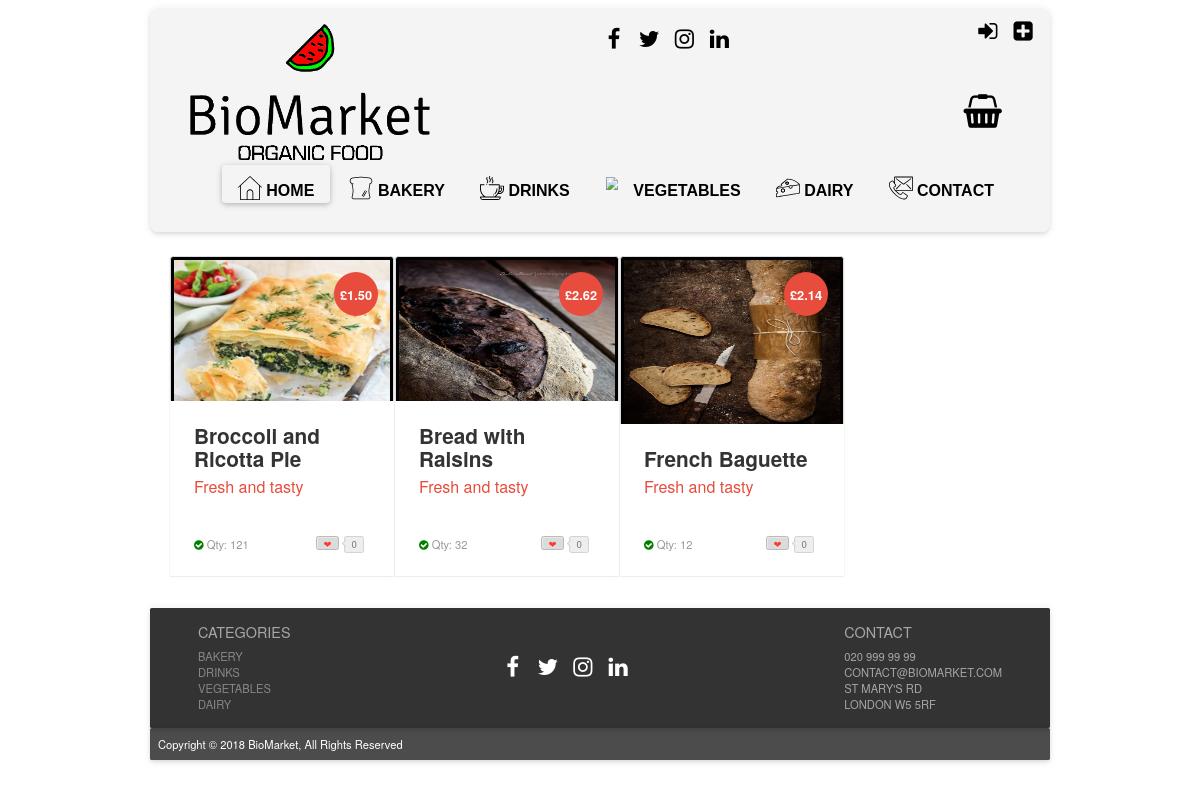
Page /?page=products_bakery on the earlier database version.
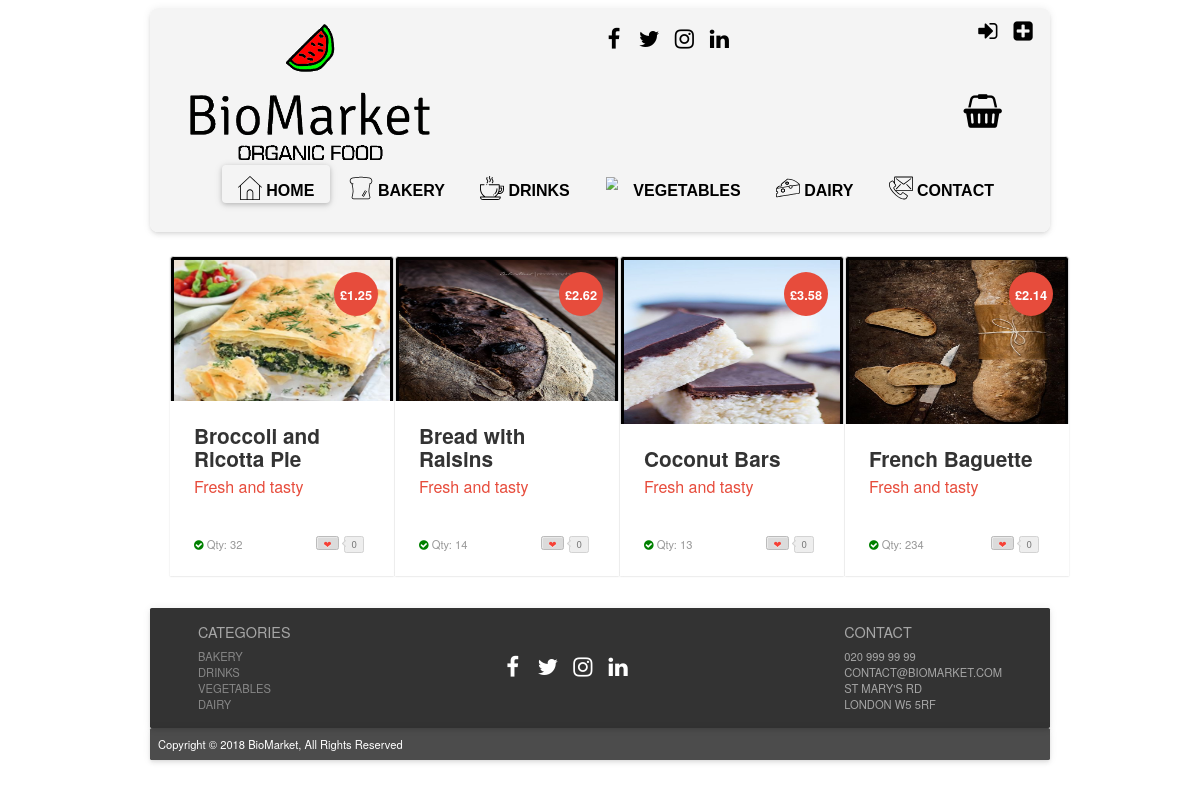
Same page on the later database version.
### tables this page shows
CREATE TABLE IF NOT EXISTS `products` (
  `prod_id` int(11) NOT NULL AUTO_INCREMENT,
  `prod_name` varchar(50) NOT NULL,
  `price` decimal(5,2) NOT NULL,
  `sup_id` int(11) NOT NULL,
  `prod_dsc` varchar(255) NOT NULL,
  `prod_img` text NOT NULL,
  `cat_id` int(11) NOT NULL,
  `sto_qty` int(8) NOT NULL,
  PRIMARY KEY (`prod_id`),
  KEY `sup_id` (`sup_id`),
  KEY `cat_id` (`cat_id`)
);

### index.php (called while the page is built, shortened)
<?php
include "php/config.php";
$page = "home";
if (isset($_GET["page"])) {
    $page = basename($_GET["page"]);
}
if (file_exists("php/".$page.".php")) {
    include "php/".$page.".php";
}
include "layout.php";

### php/config.php (called while the page is built, shortened)
<?php
function is_logged_in()
{
    return isset($_SESSION["logged_in"]) && ($_SESSION["logged_in"] == true);
}
function get_user_level()
{
    $level = "VISITOR";
    return $level;
}

### php/products_bakery.php (the view, shortened to what this page needs)
<!DOCTYPE html>
<html lang="en">
<?php
$userlevel = get_user_level();
?>
    <head>
        <link rel="stylesheet prefetch" href="css/__codepen_io_andytran_pen.css">
        <link rel="stylesheet" href="css/stylelogin.css">
        <link rel="stylesheet" href="css/product_card_style.css">
    </head>
    <body>
    <div class="product-card">
 <?php
     $search = "SELECT * FROM products WHERE cat_id = '1' ORDER BY prod_id ASC";
    $result = mysqli_query($mysqli, $search);
    while ($row = mysqli_fetch_assoc($result))
    {
      if (!$row["sto_qty"] <= 0) {
        if ($userlevel == "MEMBER")
        {
 ?>
        <div class="container">
            <div class="column">
                <div class="post-module">
                    <div class="thumbnail">
                        <div class="discount">
                            <div class="deal">&pound<?php echo $row["price"]?></div>
                        </div><img alt="product example" src="<?php echo $row["prod_img"]?>">
                    </div>
                    <div class="post-content">
                        <div class="category">
<?php
                    print '<div class="toCard"><a href="?page=product_page&prod_id=' . $row["prod_id"] . '&action=add_to_basket">Add to Basket</a>
                    </div> ';
?>
                        </div>
                        <h1 class="title"><?php echo $row["prod_name"]?></h1>
                        <h2 class="sub_title">Fresh and tasty</h2>
                        <p class="description"><?php echo $row["prod_dsc"]?>
                        <div class="post-meta">
                            <span class="showStock"><i class="fa fa-check-circle"></i>
                           <a>Qty: <?php echo $row["sto_qty"]?></a></span><a href="#" title="Love it" class="btn btn-counter" data-count="0"><span>&#x2764;</span></a></div>
                    </div>
                </div>
            </div>
       </div>
<?php
      }
      else {
?>
       <div class="container">
            <div class="column">
                <div class="post-module">
                    <div class="thumbnail">
                        <div class="discount">
                            <div class="deal">&pound<?php echo $row["price"]?></div>
                        </div><img alt="product example" src="<?php echo $row["prod_img"]?>">
                    </div>
                    <div class="post-content">
                        <h1 class="title"><?php echo $row["prod_name"]?></h1>
                        <h2 class="sub_title">Fresh and tasty</h2>
                        <p class="description"><?php echo $row["prod_dsc"]?>
                        <div class="post-meta">
                            <span class="showStock"><i class="fa fa-check-circle"></i>
                           <a>Qty: <?php echo $row["sto_qty"]?></a></span><a href="#" title="Love it" class="btn btn-counter" data-count="0"><span>&#x2764;</span></a></div>
                    </div>
                </div>
            </div>
       </div>
<?php
      }
   }
}
?>
     </div>
    </body>
</html>

Differences in the rows shown:
changed products "Broccoli and Ricotta Pie": price "1.50" → "1.25"; sto_qty "121" → "32"
changed products "Bread with Raisins": sto_qty "32" → "14"
now on this page (row edited): products: price "3.58", prod_img (picture), prod_name "Coconut Bars", sto_qty "13"
changed products "French Baguette": sto_qty "12" → "234"
